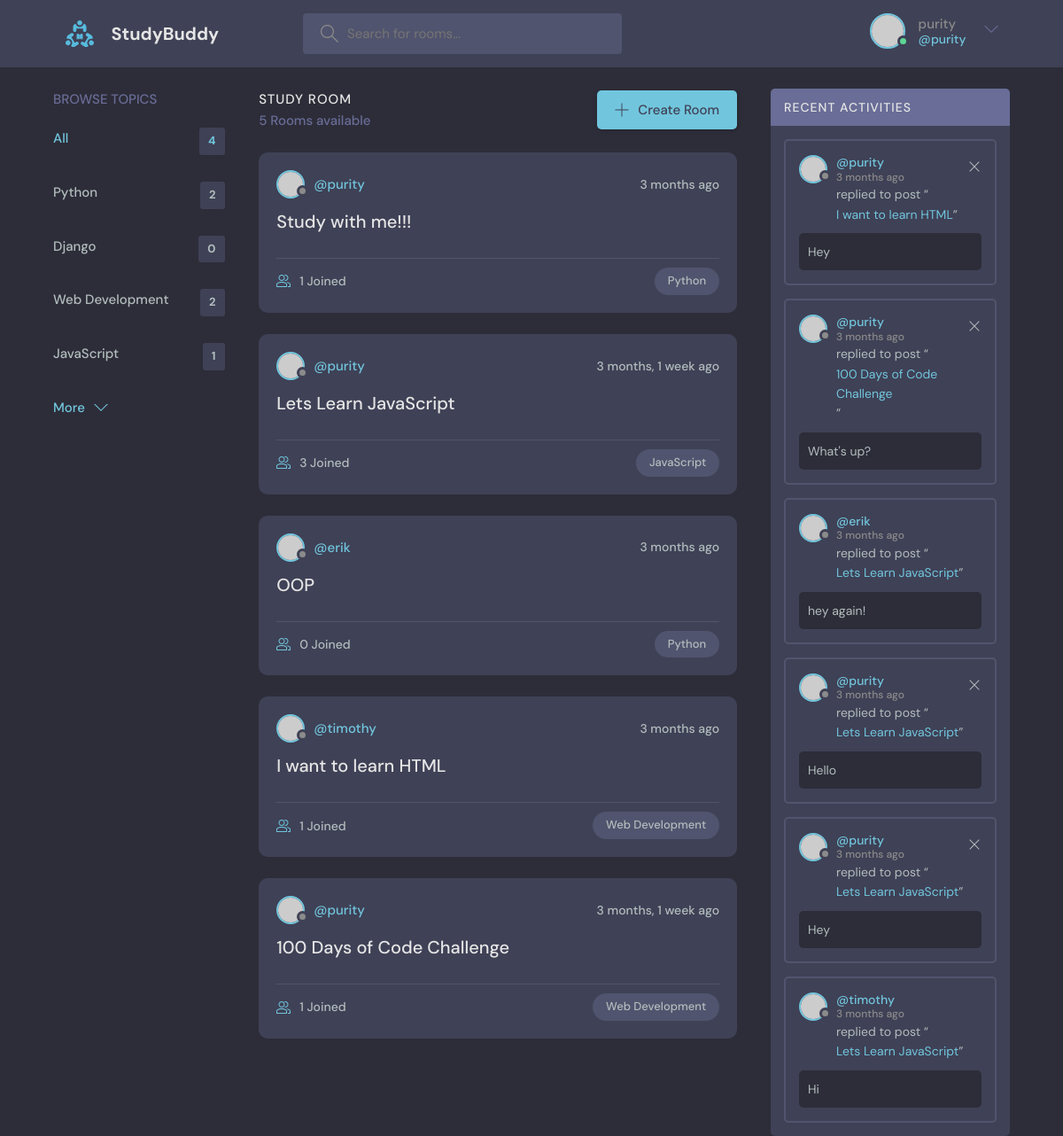
The app's page / (signed in) with its own data.
### base/models.py (models this page shows, shortened)
class Topic(models.Model):
    name = models.CharField(max_length=200)

class Room(models.Model):
    host = models.ForeignKey(User, on_delete=models.SET_NULL, null=True)
    topic = models.ForeignKey(Topic, on_delete=models.SET_NULL, null=True)
    name = models.CharField(max_length=200)
    description = models.TextField(null=True, blank=True) #null=True, meaning field can be empty. blank=True, to allow blank/empty forms
    participants = models.ManyToManyField(User, related_name='participants', blank=True) #all users  active in a room
    updated = models.DateTimeField(auto_now=True)  #take timestamp of row when it's updated
    created = models.DateTimeField(auto_now_add=True) #take timestamp of row hen it's created only
    class Meta:
        ordering = ['-updated', '-created']
    def __str__(self):
        return self.name

class Message(models.Model):
    user = models.ForeignKey(User, on_delete=models.CASCADE) #user sending the message. 1-to-many relationship with Message
    room = models.ForeignKey(Room, on_delete=models.CASCADE) #database relationship - 1-to-many relationship with Room
    body = models.TextField()
    updated = models.DateTimeField(auto_now=True)   #take timestamp everytime the row is updated
    created = models.DateTimeField(auto_now_add=True) #take timestamp only when the record/row is created
    class Meta:
        ordering = ['-updated', '-created']

### base/views.py (the view)
# urls.py: path('', views.home, name="home"),
def home(request):
    q = request.GET.get('q') if request.GET.get('q') != None else ''
    rooms = Room.objects.filter(
        Q(topic__name__icontains=q) |
        Q(name__contains=q)    |
        Q(description__icontains=q)
        )
    topics = Topic.objects.all()
    room_count = rooms.count()
    room_messages = Message.objects.filter(Q(room__topic__name__icontains=q))
    context = {'rooms': rooms, 'topics': topics,
               'room_count': room_count, 'room_messages': room_messages}
    return render(request, 'base/home.html', context)

### base/templates/base/home.html (shortened to what this page needs)
{% extends 'main.html' %}
{% block content %}
    <main class="layout layout--3">
      <div class="container">
        {% include 'base/topics_component.html' %}
        <div class="roomList">
          <div class="roomList__header">
            <div>
              <h2>Study Room</h2>
              <p>{{room_count}} Rooms available</p>
            </div>
            <a class="btn btn--main" href="create-room.html">
              <svg version="1.1" xmlns="http://www.w3.org/2000/svg" width="32" height="32" viewBox="0 0 32 32">
                <title>add</title>
                <path
                  d="M16.943 0.943h-1.885v14.115h-14.115v1.885h14.115v14.115h1.885v-14.115h14.115v-1.885h-14.115v-14.115z"
                ></path>
              </svg>
              Create Room
            </a>
          </div>
          {% include 'base/feed_component.html' %}
        </div>
        {% include 'base/activity_component.html' %}
      </div>
    </main>
{% endblock content%}

### templates/navbar.html (shortened to what this page needs)
{% load static %}
<header class="header header--loggedIn">
    <div class="container">
      <a href="{% url 'home' %}" class="header__logo">
        <img src="{% static 'images/logo.svg' %}" />
        <h1>StudyBuddy</h1>
      </a>
      <form class="header__search" method="GET" action="{% url 'home' %}">
        <label>
          <input name="q" placeholder="Search for rooms..." />
        </label>
      </form>
      <nav class="header__menu">
        {% if request.user.is_authenticated %}
        <div class="header__user">
          <a href="profile.html">
            <div class="avatar avatar--medium active">
              <img src="https://randomuser.me/api/portraits/men/37.jpg" />
            </div>
            <p>{{request.user.username}} <span>@{{request.user.username}}</span></p>
          </a>
          <button class="dropdown-button">
            <svg version="1.1" xmlns="http://www.w3.org/2000/svg" width="32" height="32" viewBox="0 0 32 32">
              <title>chevron-down</title>
              <path d="M16 21l-13-13h-3l16 16 16-16h-3l-13 13z"></path>
            </svg>
          </button>
        </div>
        {% else %}
        <a href="{% url 'login' %}">
          <img src="{% static 'images/avatar.svg' %}" />
          <p>Login</p>
        </a>
        {% endif %}
      </nav>
    </div>
  </header>

### base/templates/base/topics_component.html
<div class="topics">
    <div class="topics__header">
      <h2>Browse Topics</h2>
    </div>
    <ul class="topics__list">
      <li>
        <a href="{% url 'home' %}" class="active">All <span>{{topics.count}}</span></a>
      </li>
      {% for topic in topics %}
      <li>
        <a href="{% url 'home' %}?q={{topic.name}}">{{topic.name}} <span>{{topic.room_set.all.count}}</span></a>
      </li>
      {% endfor %}
    </ul>
    <a class="btn btn--link" href="topics.html">
      More
      <svg version="1.1" xmlns="http://www.w3.org/2000/svg" width="32" height="32" viewBox="0 0 32 32">
        <title>chevron-down</title>
        <path d="M16 21l-13-13h-3l16 16 16-16h-3l-13 13z"></path>
      </svg>
    </a>
  </div>

### base/templates/base/feed_component.html (shortened to what this page needs)
{% for room in rooms %}
<div class="roomListRoom">
    <div class="roomListRoom__header">
      <a href="{% url 'user-profile' room.host.id %}" class="roomListRoom__author">
        <div class="avatar avatar--small">
          <img src="https://randomuser.me/api/portraits/women/11.jpg" />
        </div>
        <span>@{{room.host.username}}</span>
      </a>
      <div class="roomListRoom__actions">
        <span>{{room.created|timesince}} ago</span>
      </div>
    </div>
    <div class="roomListRoom__content">
      <a href="{% url 'room' room.id %}">{{room.name}}</a>
    </div>
    <div class="roomListRoom__meta">
      <a href="{% url 'room' room.id %}" class="roomListRoom__joined">
        {{room.participants.all.count}} Joined
      </a>
      <p class="roomListRoom__topic">{{room.topic.name}}</p>
    </div>
  </div>
  {% endfor %}

### base/templates/base/activity_component.html
<div class="activities">
    <div class="activities__header">
      <h2>Recent Activities</h2>
    </div>
    {% for message in room_messages %}
    <div class="activities__box">
      <div class="activities__boxHeader roomListRoom__header">
        <a href="{% url 'user-profile' message.user.id %}" class="roomListRoom__author">
          <div class="avatar avatar--small">
            <img src="https://randomuser.me/api/portraits/women/11.jpg" />
          </div>
          <p>
            @{{message.user}}
            <span>{{message.created|timesince}} ago</span>
          </p>
        </a>
        {% if request.user == message.user %}
        <div class="roomListRoom__actions">
          <a href="{% url 'delete-message' message.id %}">
            <svg version="1.1" xmlns="http://www.w3.org/2000/svg" width="32" height="32" viewBox="0 0 32 32">
              <title>remove</title>
              <path
                d="M27.314 6.019l-1.333-1.333-9.98 9.981-9.981-9.981-1.333 1.333 9.981 9.981-9.981 9.98 1.333 1.333 9.981-9.98 9.98 9.98 1.333-1.333-9.98-9.98 9.98-9.981z"
              ></path>
            </svg>
          </a>
        </div>
        {% endif %}
      </div>
      <div class="activities__boxContent">
        <p>replied to post “<a href="{% url 'room' message.room.id %}">{{message.room}}</a>”</p>
        <div class="activities__boxRoomContent">
          {{message.body}}
        </div>
      </div>
    </div>
    {% endfor %}
  </div>

### records on screen
Topic: name "Python", room_set.all.count "2"
Topic: name "Django", room_set.all.count "0"
Topic: name "Web Development", room_set.all.count "2"
Topic: name "JavaScript", room_set.all.count "1"
Room: host.username "purity", created "3 months", name "Study with me!!!", participants.all.count "1", topic.name "Python"
Room: host.username "purity", created "3 months, 1 week", name "Lets Learn JavaScript", participants.all.count "3", topic.name "JavaScript"
Room: host.username "erik", created "3 months", name "OOP", participants.all.count "0", topic.name "Python"
Room: host.username "timothy", created "3 months", name "I want to learn HTML", participants.all.count "1", topic.name "Web Development"
Room: host.username "purity", created "3 months, 1 week", name "100 Days of Code Challenge", participants.all.count "1", topic.name "Web Development"
Message: user "purity", created "3 months", room "I want to learn HTML", body "Hey"
Message: user "purity", created "3 months", room "100 Days of Code Challenge", body "What's up?"
Message: user "erik", created "3 months", room "Lets Learn JavaScript", body "hey again!"
Message: user "purity", created "3 months", room "Lets Learn JavaScript", body "Hello"
Message: user "purity", created "3 months", room "Lets Learn JavaScript", body "Hey"
Message: user "timothy", created "3 months", room "Lets Learn JavaScript", body "Hi"

### other values on screen
{{ request.user.username }} "purity"
{{ topics.count }} "4"
{{ room_count }} "5"
